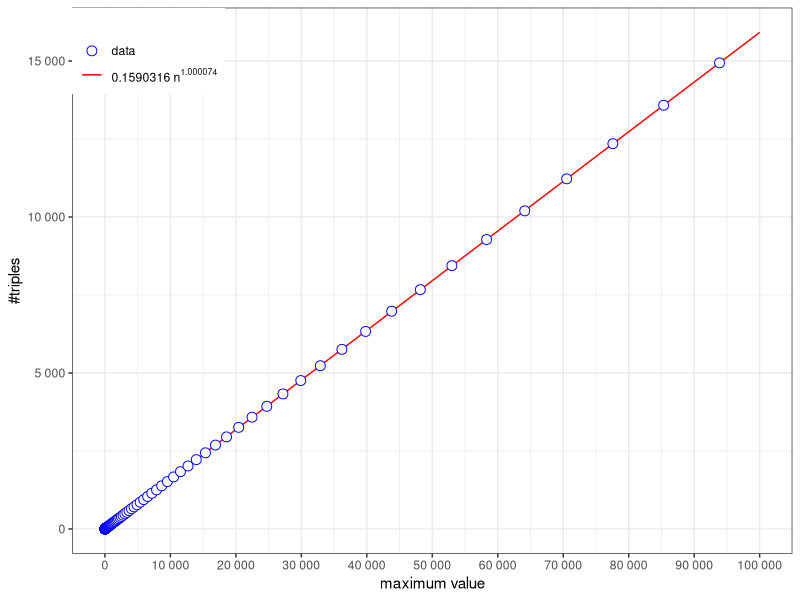
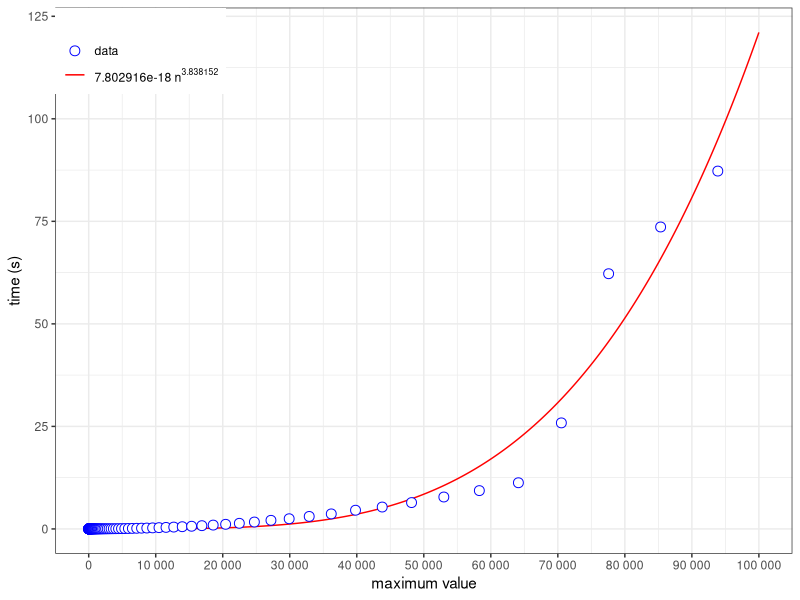

The R script that drew these images, in order:
## ---- chunk 1
knitr::opts_chunk$set(echo = FALSE)
## ---- chunk 2
# Reading the data
data <- data.frame(read.table("NaivePythagoreanTripleFinder-stats.txt"));
names(data) <- c("maxval", "numtriples", "time")

# Power-law fit

n <- dim(data)[1];
max_x <- 10^(ceiling(log10(max(data$maxval))))
xx <- seq(min(data$maxval), max_x, by = 1)

b0 <- log(data$time[n]/data$time[n-1])/log(data$maxval[n]/data$maxval[n-1])
a0 <- data$time[n]/(data$maxval[n]^b0)
datafit_time <- nls( time ~ a * maxval^b, data=data, start = list(a = a0, b = b0), control=nls.control(maxiter=1000))
fitfun_time <- function(x) predict(datafit_time, newdata=data.frame(maxval=x))

b0 <- log(data$numtriples[n]/data$numtriples[n-1])/log(data$maxval[n]/data$maxval[n-1])
a0 <- data$numtriples[n]/(data$maxval[n]^b0)
datafit_num <- nls(numtriples ~ a * maxval^b, data=data, start = list(a = a0, b = b0))
fitfun_num <- function(x) predict(datafit_num, newdata=data.frame(maxval=x))



pwrdata <- data.frame(
  "maxval" = xx,
  "ptime"  = fitfun_time(xx),
  "pnum"  = fitfun_num(xx)
)
  


## ---- chunk 3
# Graphical representation

library(ggplot2)
library(scales)
col <- c("data" = "blue", "power-law fit" = "red")
rx <-  seq(0, max_x, by = max_x/10)
figure <- ggplot(data=data, aes(x=maxval, y=numtriples)) + 
  geom_line(data = pwrdata, aes(x=maxval, y=pnum, colour = "power-law fit")) +
  geom_point(shape=21, size=3, aes(colour="data"),  fill="white") +
  scale_colour_manual(name = "", values = col, 
                      labels = c("data", 
                                   bquote(.(summary(datafit_num)$coefficients[1]) ~ n^.(summary(datafit_num)$coefficients[2])))
    ) +  
  guides(color = guide_legend(override.aes = list(shape = c(1, NA), 
                                                  linetype = c("blank", "solid")
                                                  ) 
                              )
         ) +
  scale_x_continuous (name = "maximum value", breaks = rx, 
                      labels = scales::number_format(accuracy = 1)) +
  scale_y_continuous(name = "#triples", labels = scales::number_format(accuracy = 1))+
  theme_bw() + 
  theme(legend.justification = c(0, 1), 
        legend.position = c(0, 1), 
        legend.box.margin=margin(c(5,5,5,5))) 

show(figure)
## ---- chunk 4
# Graphical representation

rx <-  seq(0, max_x, by = max_x/10)
figure <- ggplot(data=data, aes(x=maxval, y=time)) + 
  geom_line(data = pwrdata, aes(x=maxval, y=ptime, colour = "power-law fit")) +
  geom_point(shape=21, size=3, aes(colour="data"),  fill="white") +
  scale_colour_manual(name = "", values = col, 
                      labels = c("data", 
                                   bquote(.(summary(datafit_time)$coefficients[1]) ~ n^.(summary(datafit_time)$coefficients[2])))
    ) +
  guides(color = guide_legend(override.aes = list(shape = c(1, NA), 
                                                  linetype = c("blank", "solid")
                                                  ) 
                              )
         ) +
  scale_x_continuous (name = "maximum value", breaks = rx, 
                      labels = scales::number_format(accuracy = 1)) +
  scale_y_continuous(name = "time (s)", labels = scales::number_format(accuracy = 1))+
  theme_bw() + 
  theme(legend.justification = c(0, 1), 
        legend.position = c(0, 1), 
        legend.box.margin=margin(c(5,5,5,5))) 

show(figure)
## ---- chunk 5
library(knitr)

table_dataframe <- data.frame(
    "maxval" = data$maxval,
    "num" = data$numtriples,
    "time" = data$time
  )
kable(table_dataframe, "pipe",
      col.names = c("maxval", "#triples", "time"), 
      caption = "Summary of the experimental results")
## ---- chunk 6
show(summary(datafit_num))
## ---- chunk 7
show(summary(datafit_time))
